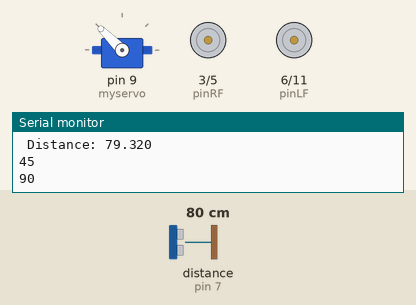
The program below on a simulated Arduino Uno, built with avr-gcc and run on an emulated ATmega328P. Shown: servo, motor-driver pin pairs drawn as motors (green arrow = first pin HIGH = forward, orange = second pin HIGH = backward, longer = more drive), the last lines printed to the serial monitor. Wiring (inferred from the names in the program): ultrasonic range finder: trigger pin 4; echo pin 7. The inputs (shaded band) are chosen by the test bench; at power-on: distance to the obstacle (sensor on pin 7) 80 cm. The echo pulse lasts 58.3 µs per cm.

Above: at 1.2 s.
1.3 s: distance to the obstacle (sensor on pin 7) set to 96 cm
At 2.5 s:
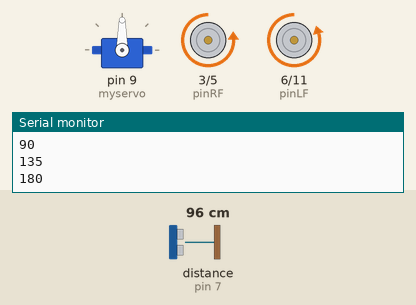
4.3 s: distance to the obstacle (sensor on pin 7) set to 105 cm
At 4.58 s:
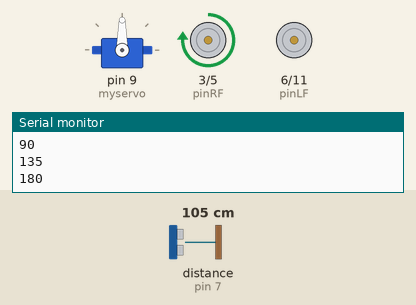
At 5.7 s:
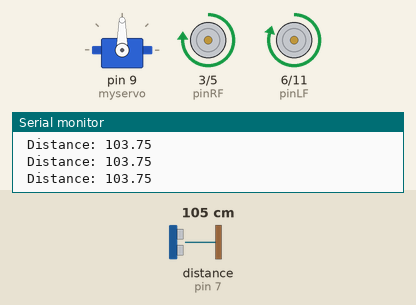
Timing chart, 0 to 7.3 s (numbered marks = the images above; inputs shaded):
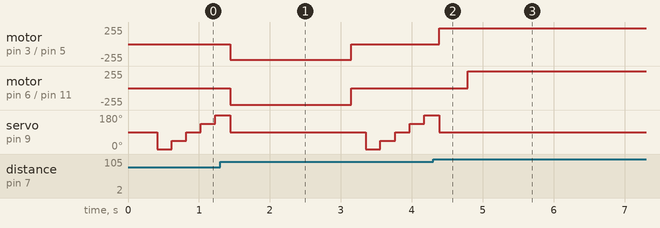

The program:

main.cpp
```cpp
#include <Arduino.h>
#include <Servo.h>
int pinLB=11; // define pin6 as left back connect with IN1
int pinLF=6; // define pin9 as left forward connect with IN2
int pinRB=5; // define pin10 as right back connect with IN3
int pinRF=3; // define pin11 as right back connect with IN4
int inputPin = 7; // define ultrasonic receive pin (Echo)
int outputPin = 4; // define ultrasonic send pin(Trig)
int Fspeedd = 0; // forward distance
int Rspeedd = 0; // right distance
int Lspeedd = 0; // left distance
int directionn = 0; //
Servo myservo; // new myservo
int delay_time = 250; // set stable time
int Fgo = 8; // forward
int Rgo = 6; //turn right
int Lgo = 4; // turn left
int Bgo = 2;
float distanceFwd, distanceR, distanceL;

void setup()
{
  Serial.begin(9600);
  pinMode(pinLB,OUTPUT);
  pinMode(pinLF,OUTPUT);
  pinMode(pinRB,OUTPUT);
  pinMode(pinRF,OUTPUT);
  pinMode(inputPin, INPUT);
  pinMode(outputPin, OUTPUT);
  myservo.attach(9); // define the servo pin(PWM)
}
void forward() // forward
{
  analogWrite(pinRF, 235);
  analogWrite(pinRB, 0);

  analogWrite(pinLF, 250);
  analogWrite(pinLB, 0);
}
void turnL(int d) //turn left
{
  analogWrite(pinRF,235);
  analogWrite(pinRB,0);

  analogWrite(pinLF,0);
  analogWrite(pinLB,0);

  delay(d * 100);
}
void turnR(int e) //turn rigth
{
  analogWrite(pinRF,0);
  analogWrite(pinRB,0);

  analogWrite(pinLF,250);
  analogWrite(pinLB,0);

  delay(e * 100);
}
void back(int a) //back
{
  analogWrite(pinRF,0);
  analogWrite(pinRB,235);

  analogWrite(pinLF,0);
  analogWrite(pinLB,250);

  delay(a * 100);
}
void stop() //stop
{
  analogWrite(pinRB,0);
  analogWrite(pinRF,0);
  analogWrite(pinLB,0);
  analogWrite(pinLF,0);
}

float getDistance()
{
  float duration_us, distance_cm;
  delay(200);
  // generate 10-microsecond pulse to TRIG pin
  digitalWrite(outputPin, HIGH);
  delayMicroseconds(10);
  digitalWrite(outputPin, LOW);
  // measure duration of pulse from ECHO pin
  duration_us = pulseIn(inputPin, HIGH);
  // calculate the distance
  distance_cm = 0.017 * duration_us;
  return distance_cm;
}

void turn(){
  int pos = 0;
  int bestPos;
  float distancePos[5];
  float max_distance = getDistance();


  // ultrasound check
  for(int i = 0; pos <= 180; pos += 45)
  {
    myservo.write(pos);
    distancePos[i] = getDistance();
    if(distancePos[i] > max_distance)
    {
      max_distance = distancePos[i];
      bestPos = pos;
    }
    i++;
    Serial.println(pos);
  }

  myservo.write(90);

  if(max_distance < 100.00)
  {
    back(15);
  }
  else if (bestPos < 90) // höger
  {
    turnR(2);
  }
  else if(bestPos > 90) // vänster
  {
    turnL(2);
  }

}


void loop()
{
  myservo.write(90); // start position
  distanceFwd = getDistance();
  Serial.print("\n Distance: ");
  Serial.print(distanceFwd);

  if (distanceFwd < 100.00)
  {
    stop();
    turn();
  }
  else
  {
    forward();
  }

 }
```

Measured:
- the behaviour switches between 101 and 102 cm on distance to the obstacle (sensor on pin 7) (found by bisection; images 1 and 2)
- after the input at 4.3 s, servo on pin 9 (myservo): goes on until 4.4 s, then stays 90°
